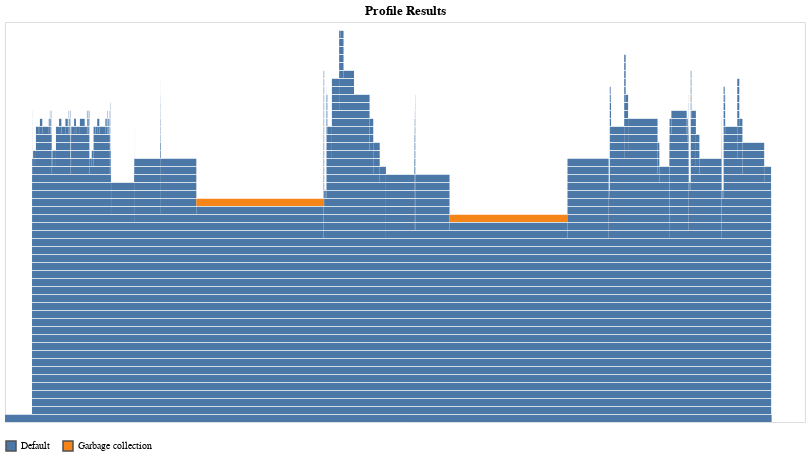

The notebook cell saved with this chart:
### Code cell
using ProfileVega
ProfileVega.@profview lasso(Y, A, λ)

### Figure 1 — Vega-Lite specification as saved in the notebook (floating-point values rounded to 4 significant figures; data arrays with more than 128 entries replaced by an {"elided": "..."} marker saying what was removed)
{"data": {"values": {"elided": "744 records"}}, "encoding": {"color": {"field": "status", "legend": {"orient": "bottom", "title": null}, "type": "nominal"}, "fillOpacity": {"condition": [{"selection": "highlight", "value": 0.6}, {"selection": "select", "value": 0.5}], "value": 1}, "strokeWidth": {"condition": [{"selection": "highlight", "value": 0.5}, {"selection": "select", "value": 0.5}], "value": 0}, "tooltip": {"field": "sf", "type": "nominal"}, "x": {"axis": null, "field": "x1", "type": "quantitative"}, "x2": {"field": "x2", "type": "quantitative"}, "y": {"axis": null, "field": "level", "type": "quantitative"}, "y2": {"field": "level2", "type": "quantitative"}}, "height": 400, "mark": {"stroke": "#505050", "type": "rect"}, "selection": {"grid": {"bind": "scales", "type": "interval"}, "highlight": {"empty": "none", "on": "mouseover", "type": "single"}, "select": {"empty": "none", "type": "multi"}}, "title": "Profile Results", "transform": [{"as": "level2", "calculate": "datum.level+0.9"}], "width": 800}
